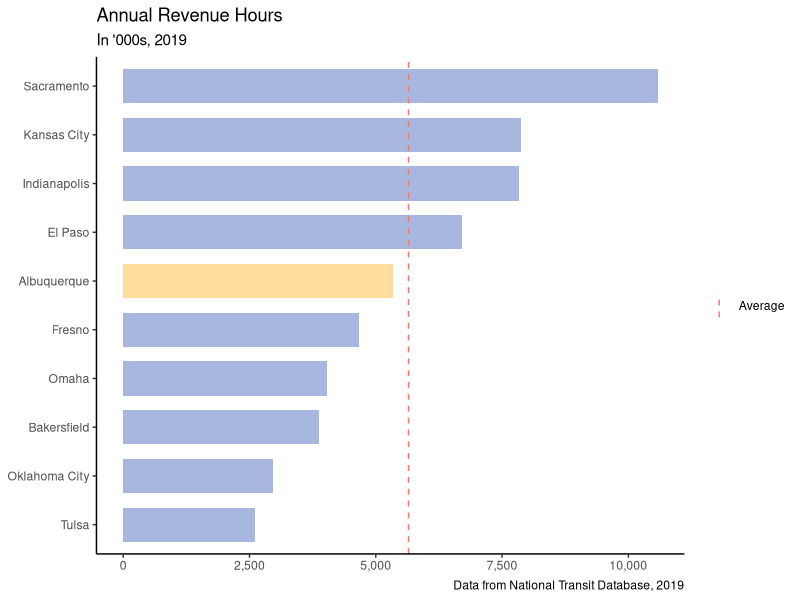
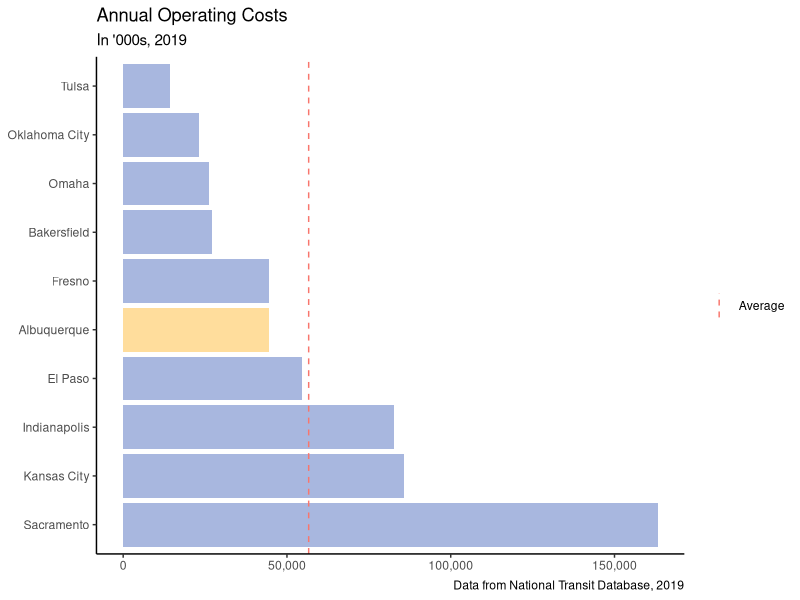
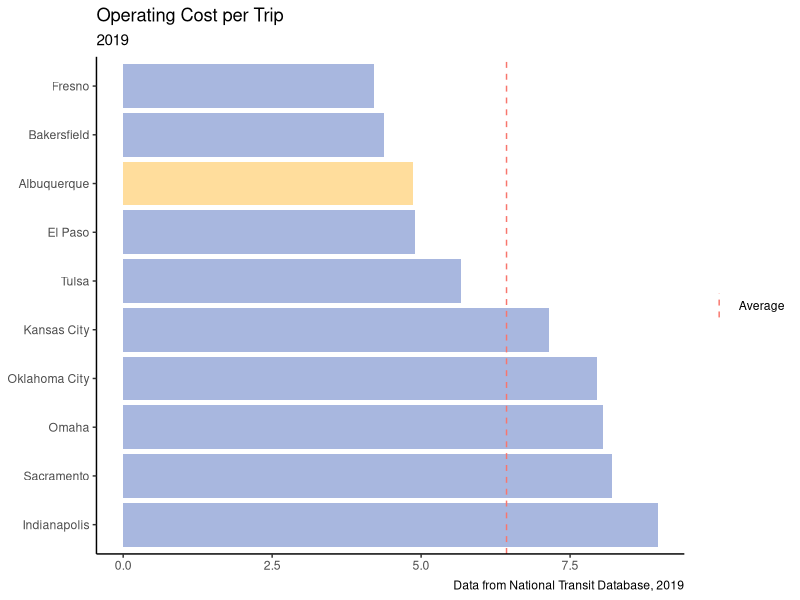
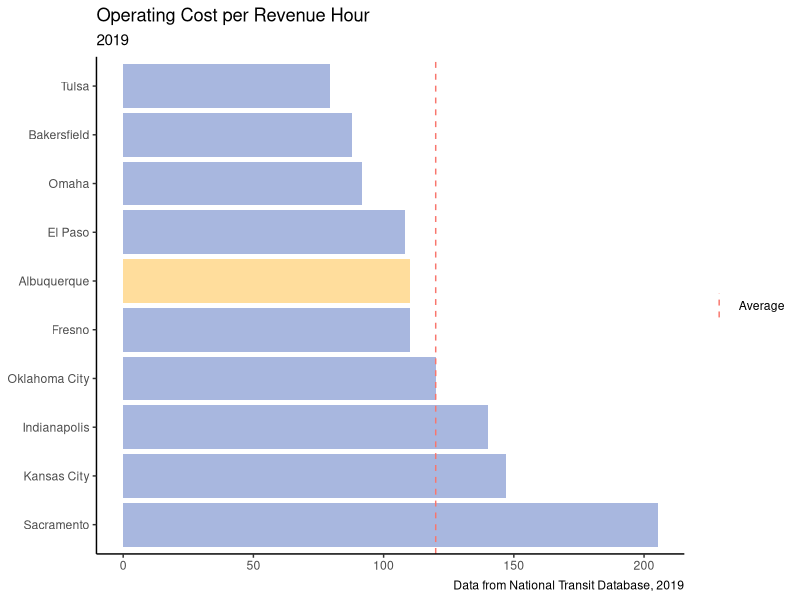
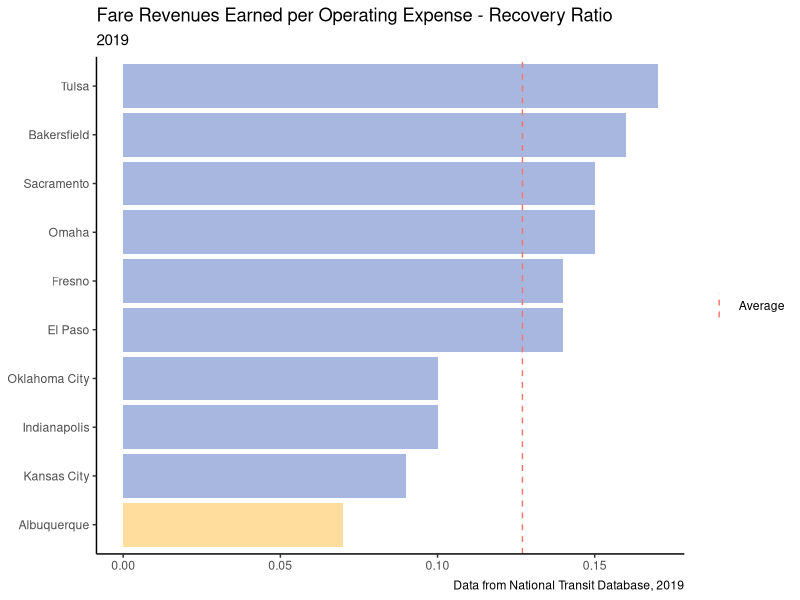
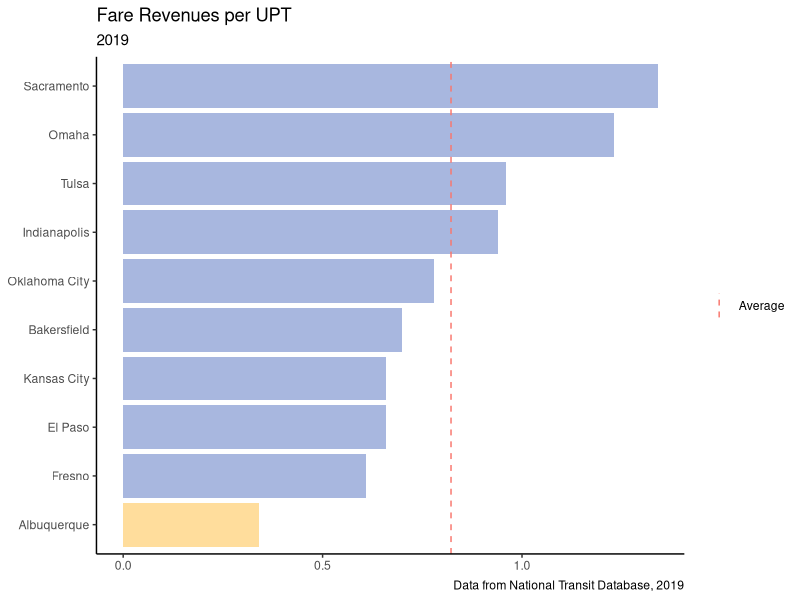
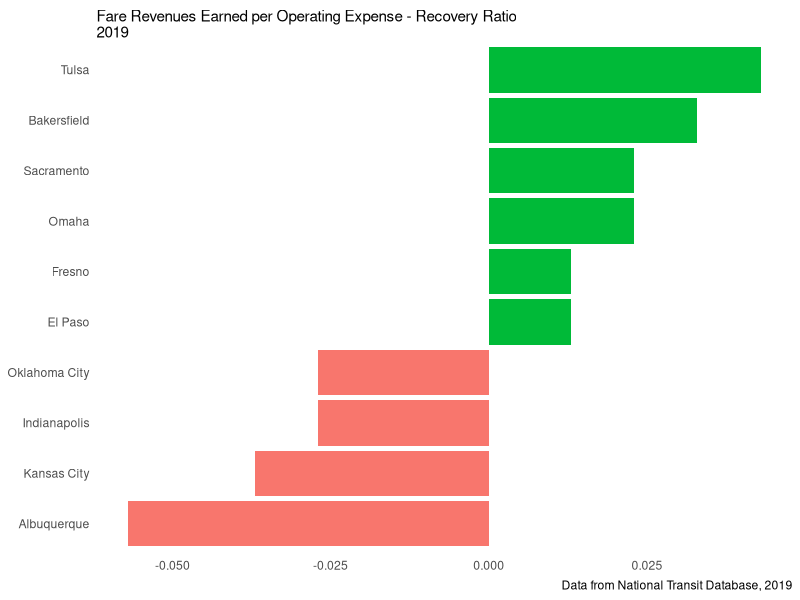
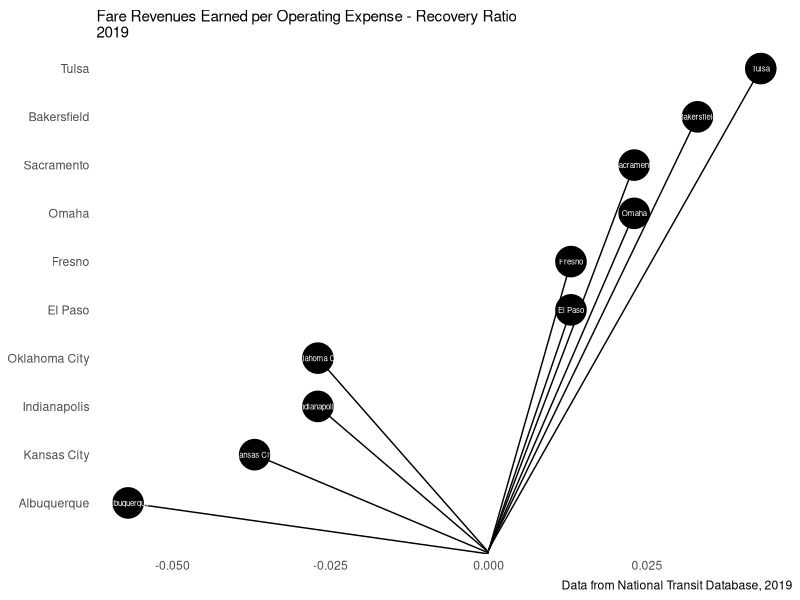

The R script that drew these images, in order:
## ---- chunk 1
knitr::opts_chunk$set(echo = TRUE)
library(tidyverse)
library(readxl)
library(forcats)
library(scales)
library(stringr)
## ---- chunk 2
library(tidyverse) 
library(knitr)
library(viridis)

theme_minimal <- function(base_size = 11, base_family = "",
                          base_line_size = base_size / 22,
                          base_rect_size = base_size / 22) {
  # Starts with theme_bw and remove most parts
  theme_bw(
    base_size = base_size,
    base_family = base_family,
    base_line_size = base_line_size,
    base_rect_size = base_rect_size
  ) %+replace%
    theme(
      axis.ticks        = element_blank(),
      legend.background = element_blank(),
      legend.key        = element_blank(),
      panel.background  = element_blank(),
      panel.border      = element_rect(linetype = "solid", color = "grey", fill = NA),
      strip.background  = element_blank(),
      plot.background   = element_blank(),
      plot.caption = element_text(hjust = 0, vjust = 1),

      complete = TRUE
    )
}

theme_minimal_60 <- function(base_size = 11, base_family = "",
                          base_line_size = base_size / 22,
                          base_rect_size = base_size / 22) {
  # Starts with theme_bw and remove most parts
  theme_bw(
    base_size = base_size,
    base_family = base_family,
    base_line_size = base_line_size,
    base_rect_size = base_rect_size
  ) %+replace%
    theme(
      axis.text.x       = element_text(angle = 60),
      axis.ticks        = element_blank(),
      legend.background = element_blank(),
      legend.key        = element_blank(),
      panel.background  = element_blank(),
      panel.border      = element_blank(),
      panel.grid.major  = element_blank(),
      strip.background  = element_blank(),
      plot.background   = element_blank(),
      complete = TRUE
    )
}


theme_minimal_blank.x <- function(base_size = 11, base_family = "",
                          base_line_size = base_size / 22,
                          base_rect_size = base_size / 22) {
  # Starts with theme_bw and remove most parts
  theme_bw(
    base_size = base_size,
    base_family = base_family,
    base_line_size = base_line_size,
    base_rect_size = base_rect_size
  ) %+replace%
    theme(
      axis.title        = element_blank(),
      axis.ticks.x      = element_blank(),
      legend.background = element_blank(),
      legend.key        = element_blank(),
      plot.title        = element_text(hjust = 0),
      plot.subtitle     = element_text(hjust = 0),
      panel.background  = element_blank(),
      panel.border      = element_blank(),
      panel.grid.major  = element_blank(),
      panel.grid.minor  = element_blank(),
      axis.ticks        = element_blank(),
      strip.background  = element_blank(),
      plot.background   = element_blank(),
      axis.line.x.bottom = element_line(color = "red"),
      complete = TRUE
    )
}


theme_classic_transit <- function(base_size = 11, 
                                  # base_family = "sans",
                          base_line_size = base_size / 22,
                          base_rect_size = base_size / 22) {
  # Starts with theme_bw and remove most parts
  theme_classic(
    base_size = base_size,
    # base_family = base_family,
    base_line_size = base_line_size,
    base_rect_size = base_rect_size
  ) %+replace%
    theme(
      axis.title        = element_blank(),
      # axis.line.y.left  = element_blank(),
      legend.background = element_blank(),
      legend.key        = element_blank(),
      # plot.title        = element_text(hjust = 0),
      # plot.subtitle     = element_text(hjust = 0),
      panel.background  = element_blank(),
      panel.border      = element_blank(),
      panel.grid.major  = element_blank(),
      panel.grid.minor  = element_blank(),
      strip.background  = element_blank(),
      plot.background   = element_blank(),
      complete = TRUE
    )
}


## ---- chunk 3
# Load the raw data.

service_2019 <- read_excel("2019Service.xlsx")
service_2019_df <- service_2019 %>%
  select(
    "NTD ID",
    "Agency Name",
    "Time Period",
    "Mode",
    "TOS",
    "Vehicles/Passenger Cars Operated in Maximum Service",
    "Vehicles/Passenger Cars Available for Maximum Service",
    "Actual Vehicle/Passenger Car Miles",
    "Actual Vehicle/Passenger Car Revenue Miles",
    "Actual Vehicle/Passenger Car Deadhead Miles",
    "Actual Vehicle/Passenger Car Hours",
    "Actual Vehicle/Passenger Car Revenue Hours",
    "Actual Vehicle/Passenger Car Deadhead Hours",
    "Passenger Miles",
  ) %>%
  rename(
    ntd_id = "NTD ID",
    agency_name = "Agency Name",
    time_period = "Time Period",
    mode = "Mode",
    tos = "TOS",
    vechicles_op_max_service = "Vehicles/Passenger Cars Operated in Maximum Service",
    vehicles_avail_max_service = "Vehicles/Passenger Cars Available for Maximum Service",
    actual_vehicle_car_miles = "Actual Vehicle/Passenger Car Miles",
    actual_vehicle_car_revenue_miles = "Actual Vehicle/Passenger Car Revenue Miles",
    actual_vehicle_car_deadhead_miles = "Actual Vehicle/Passenger Car Deadhead Miles",
    actual_vehicle_car_hours = "Actual Vehicle/Passenger Car Hours",
    actual_vehicle_car_revenue_hours = "Actual Vehicle/Passenger Car Revenue Hours",
    actual_vehicle_car_deadhead_hours = "Actual Vehicle/Passenger Car Deadhead Hours",
    passenger_miles = "Passenger Miles",
  ) %>%
  filter(
    time_period == "Annual Total",
    !mode %in% c("CR", "DR", "DT", "FB", "VP"),
    tos == "DO",
    ntd_id %in% c(60019, 60006, 90033, 90032, 
                  90045, 90019, 50050, 80005, 60018,
                  70005, 70035, 60048, 60017, 70002, 
                  90027, 90004)
    ) %>%
  as.data.frame(
  ) %>%
  mutate_at(., 
    "ntd_id", as.numeric
  )

service_2019_df

op_costs_2019 <- read_excel("2019OperatingExpenses.xlsx")

op_costs_2019_df <- op_costs_2019 %>%
  select(
    "NTD ID",
    "Agency Name",
    "Mode",
    "TOS",
    "Operating Expense Type",
    "Total Operating Expenses",
    "ADA Related Expenses"
  ) %>%
  rename(
    ntd_id = "NTD ID",
    agency_name = "Agency Name",
    mode = "Mode",
    tos = "TOS",
    operating_expense_type = "Operating Expense Type",
    total_operating_expenses = "Total Operating Expenses"
  ) %>%
  filter(
      operating_expense_type == "Total",
      !mode %in% c("CR", "DR", "DT", "FB", "VP"),
      tos == "DO",
      ntd_id %in% c(60019, 60006, 90033, 90032, 
                    90045, 90019, 50050, 80005, 60018,
                    70005, 70035, 60048, 60017, 70002, 
                    90027, 90004)
  ) %>%
  as.data.frame(
  ) %>%
  mutate_at(., 
    "ntd_id", as.numeric
  )

op_costs_2019_df

ntd_metrics <- read.csv("NTD_Metrics.csv")
ntd_metrics_df <- ntd_metrics %>%
  select(
    Agency,
    City,
    NTD.ID,
    Agency.VOMS,
    Mode,
    TOS,
    Mode.VOMS,
    Fare.Revenues.per.Unlinked.Passenger.Trip,
    Fare.Revenues.per.Total.Operating.Expense..Recovery.Ratio.,
    Cost.per..Hour,
    Passengers.per.Hour,
    Cost.per.Passenger,
    Cost.per.Passenger.Mile,
    Fare.Revenues.Earned,
    Unlinked.Passenger.Trips,
    Vehicle.Revenue.Hours,
    Vehicle.Revenue.Miles
  ) %>%
  rename(
    agency_name = Agency,
    city = City,
    ntd_id = NTD.ID,
    agency_voms = Agency.VOMS,
    mode = Mode,
    tos = TOS,
    mode_voms = Mode.VOMS,
    fare_revenues_per_unlinked_passenger_trip = Fare.Revenues.per.Unlinked.Passenger.Trip,
    fare_revenues_per_total_operating_expense_recover_ratio = Fare.Revenues.per.Total.Operating.Expense..Recovery.Ratio.,
    cost_per_hour = Cost.per..Hour,
    passengers_per_hour = Passengers.per.Hour,
    cost_per_passenger = Cost.per.Passenger,
    cost_per_passenger_mile = Cost.per.Passenger.Mile,
    fare_revenues_earned = Fare.Revenues.Earned,
    unlinked_passenger_trips = Unlinked.Passenger.Trips,
    vehicle_revenue_hours = Vehicle.Revenue.Hours,
    vehicle_revenue_miles = Vehicle.Revenue.Miles    
  ) %>%
  filter(
      !mode %in% c("CR", "DR", "DT", "FB", "VP"),
      tos == "DO",
      ntd_id %in% c(60019, 60006, 90033, 90032, 
                    90045, 90019, 50050, 80005, 60018,
                    70005, 70035, 60048, 60017, 70002, 
                    90027, 90004)
  ) %>%
  as.data.frame(
  ) %>%
  mutate_at(., 
    c("ntd_id"), as.numeric
  )

ntd_metrics_df

# join dfs

service_costs <- inner_join(service_2019_df, op_costs_2019_df)
service_costs_metrics <- inner_join(service_costs, ntd_metrics_df, by = c("ntd_id", "mode")) %>%
  rename(
    agency_name = agency_name.x,
    tos = tos.x
  ) %>%
  select(
    -agency_name.y,
    tos.y
  )

service_costs_metrics$agency_name <- as.factor(service_costs_metrics$agency_name)
service_costs_metrics

all_service_metrics_fin <- service_costs_metrics %>%
  mutate(
    agency_name = recode_factor(agency_name, 
                                "Indianapolis and Marion County Public Transportation" = "Indianapolis",
                                "City of El Paso" = "El Paso",
                                "Central Oklahoma Transportation and Parking Authority" = "Oklahoma City",
                                "Metropolitan Tulsa Transit Authority" = "Tulsa",
                                "City of Albuquerque" = "Albuquerque",
                                "Transit Authority of Omaha" = "Omaha",
                                "Kansas City Area Transportation Authority" = "Kansas City",
                                "Golden Empire Transit District" = "Bakersfield", 
                                "Sacramento Regional Transit District" = "Sacramento",
                                "City of Fresno" = "Fresno")
  ) %>%
  mutate_all(funs(gsub(",","",.))
  ) %>%
  mutate_at(., c("fare_revenues_per_unlinked_passenger_trip", "cost_per_hour", "cost_per_passenger", "cost_per_passenger_mile", "fare_revenues_earned"), funs(str_remove_all(., "[$]"))
  ) %>%
  mutate_at(., 
    c("ntd_id", "agency_voms", "mode_voms", "fare_revenues_per_total_operating_expense_recover_ratio", 
      "passengers_per_hour", "unlinked_passenger_trips", "vehicle_revenue_hours", "vehicle_revenue_miles",
      "total_operating_expenses", "vechicles_op_max_service", "vehicles_avail_max_service", "actual_vehicle_car_miles",
      "actual_vehicle_car_revenue_miles", "actual_vehicle_car_deadhead_miles", "actual_vehicle_car_hours", "actual_vehicle_car_revenue_hours",
      "actual_vehicle_car_deadhead_hours", "passenger_miles", "fare_revenues_per_unlinked_passenger_trip", "cost_per_hour", "cost_per_passenger", "cost_per_passenger_mile", "fare_revenues_earned"), 
    as.numeric
  ) 


str(all_service_metrics_fin)

    
## ---- chunk 4
#, fig.width = 10
# annual revenue hours
rev_hours <- all_service_metrics_fin %>%
  group_by(
    agency_name
  ) %>%
  summarize(
    total_vehicle_rev_miles = sum(actual_vehicle_car_revenue_miles)/1000
  ) %>%
  mutate(
    agency_name = fct_reorder(agency_name, total_vehicle_rev_miles),
    avg_rev_miles = mean(total_vehicle_rev_miles)
  )
 
avg_rev_miles <- rev_hours$avg_rev_miles
  ggplot(data=rev_hours, aes(x = total_vehicle_rev_miles, y = agency_name, fill=factor(ifelse(agency_name=="Albuquerque","abq","nonabq")))) +
  geom_col(stat="identity", width = 0.70, position = position_dodge(), alpha = 1) +
  scale_fill_manual(name = "agency_name", values=c("#FFDD9C","#A8B7DF")) +
  geom_vline(aes(xintercept = avg_rev_miles, color = "Average"), linetype = "dashed") +
  labs(title = "Annual Revenue Hours",
       subtitle = "In '000s, 2019",
       y = "",
       caption = "Data from National Transit Database, 2019") +
  guides(fill=FALSE) +
  scale_x_continuous(labels = scales::comma) +
  theme_classic_transit() +
  theme(legend.title=element_blank())

## ---- chunk 5
# operating expenses
summ_op_expenses <- all_service_metrics_fin %>%
  group_by(
    agency_name
  ) %>%
  summarize(
    tot_op_expenses = sum(total_operating_expenses)/1000,
    op_expense_per_upt = tot_op_expenses/(sum(unlinked_passenger_trips)/1000),
    op_expense_per_rev_hour = tot_op_expenses/(sum(vehicle_revenue_hours)/1000)
  ) %>%
  mutate(
    avg_op_expenses = mean(tot_op_expenses),
    avg_op_expense_per_upt = mean(op_expense_per_upt),
    avg_op_expense_per_rev_hour = mean(op_expense_per_rev_hour)
  )

op_expenses <- summ_op_expenses %>%
  mutate(
    agency_name = fct_reorder(agency_name, tot_op_expenses, .desc = TRUE)
  )

op_expenses_per_upt <- summ_op_expenses %>%
  mutate(
    agency_name = fct_reorder(agency_name, op_expense_per_upt, .desc = TRUE)
  )

op_expenses_per_rev_hour <- summ_op_expenses %>%
  mutate(
    agency_name = fct_reorder(agency_name, op_expense_per_rev_hour, .desc = TRUE)
  )
 
avg_op_expenses <- summ_op_expenses$avg_op_expenses
avg_op_expense_per_upt <- summ_op_expenses$avg_op_expense_per_upt
avg_op_expense_per_rev_hour <- summ_op_expenses$avg_op_expense_per_rev_hour


ggplot(data=op_expenses, aes(x = tot_op_expenses, y = agency_name, fill=factor(ifelse(agency_name=="Albuquerque","abq","nonabq")))) +
  geom_col(stat="identity", position = position_dodge(), alpha = 1) +
  scale_fill_manual(name = "agency_name", values=c("#FFDD9C","#A8B7DF")) +
  geom_vline(aes(xintercept = avg_op_expenses, color = "Average"), linetype="dashed") +
  labs(title = "Annual Operating Costs",
       subtitle = "In '000s, 2019",
       y = "",
       caption = "Data from National Transit Database, 2019") +
  guides(fill=FALSE) +
  scale_x_continuous(labels = scales::comma) +
  theme_classic_transit() +
  theme(legend.title=element_blank())
  
  
ggplot(data=op_expenses_per_upt, aes(x = op_expense_per_upt, y = agency_name, fill=factor(ifelse(agency_name=="Albuquerque","abq","nonabq")))) +
  geom_col(stat="identity", position = position_dodge(), alpha = 1) +
  scale_fill_manual(name = "agency_name", values=c("#FFDD9C","#A8B7DF")) +
  geom_vline(aes(xintercept = avg_op_expense_per_upt, color = "Average"), linetype="dashed") +
  labs(title = "Operating Cost per Trip",
       subtitle = "2019",
       y = "",
       caption = "Data from National Transit Database, 2019") +
  guides(fill=FALSE) +
  scale_x_continuous(labels = scales::comma) +
  theme_classic_transit() +
  theme(legend.title=element_blank())


ggplot(data=op_expenses_per_rev_hour, aes(x = op_expense_per_rev_hour, y = agency_name, fill=factor(ifelse(agency_name=="Albuquerque","abq","nonabq")))) +
  geom_col(stat="identity", position = position_dodge(), alpha = 1) +
  scale_fill_manual(name = "agency_name", values=c("#FFDD9C","#A8B7DF")) +
  geom_vline(aes(xintercept = avg_op_expense_per_rev_hour, color = "Average"), linetype="dashed") +
  labs(title = "Operating Cost per Revenue Hour",
       subtitle = "2019",
       y = "",
       caption = "Data from National Transit Database, 2019") +  guides(fill=FALSE) +
  scale_x_continuous(labels = scales::comma) +
  theme_classic_transit() +
  theme(legend.title=element_blank())


# 
  
## ---- chunk 6
# Revenues earned 

summ_revs_earned <- all_service_metrics_fin %>%
  filter(
    mode == "MB"
  ) %>%
  select(
    agency_name,
    fare_revenues_per_total_operating_expense_recover_ratio,
    fare_revenues_per_unlinked_passenger_trip
  ) %>%
  mutate(
    avg_fare_revenues_per_total_operating_expense_recover_ratio = mean(fare_revenues_per_total_operating_expense_recover_ratio),
    avg_fare_revenues_per_unlinked_passenger_trip = mean(fare_revenues_per_unlinked_passenger_trip),
  )

recov_ratio <- summ_revs_earned %>%
  mutate(
    agency_name = fct_reorder(agency_name, fare_revenues_per_total_operating_expense_recover_ratio)
  )

fare_revs_upt <- summ_revs_earned %>%
  mutate(
    agency_name = fct_reorder(agency_name, fare_revenues_per_unlinked_passenger_trip)
  )

avg_fare_revenues_per_total_operating_expense_recover_ratio <- summ_revs_earned$avg_fare_revenues_per_total_operating_expense_recover_ratio

avg_fare_revenues_per_unlinked_passenger_trip <- summ_revs_earned$avg_fare_revenues_per_unlinked_passenger_trip

ggplot(data=recov_ratio, aes(x = fare_revenues_per_total_operating_expense_recover_ratio, y = agency_name, fill=factor(ifelse(agency_name=="Albuquerque","abq","nonabq")))) +
  geom_col(stat="identity", position = position_dodge(), alpha = 1) +
  scale_fill_manual(name = "agency_name", values=c("#FFDD9C","#A8B7DF")) +
  geom_vline(aes(xintercept = avg_fare_revenues_per_total_operating_expense_recover_ratio, color = "Average"), linetype="dashed") +
  labs(title = "Fare Revenues Earned per Operating Expense - Recovery Ratio",
       subtitle = "2019",
       y = "",
       caption = "Data from National Transit Database, 2019") +
  guides(fill=FALSE) +
  scale_x_continuous(labels = scales::comma) +
  theme_classic_transit() +
  theme(legend.title=element_blank())


ggplot(data=fare_revs_upt, aes(x = fare_revenues_per_unlinked_passenger_trip, y = agency_name, fill=factor(ifelse(agency_name=="Albuquerque","abq","nonabq")))) +
  geom_col(stat="identity", position = position_dodge(), alpha = 1) +
  scale_fill_manual(name = "agency_name", values=c("#FFDD9C","#A8B7DF")) +
  geom_vline(aes(xintercept = avg_fare_revenues_per_unlinked_passenger_trip, color = "Average"), linetype="dashed") +
  labs(title = "Fare Revenues per UPT",
       subtitle = "2019",
       y = "",
       caption = "Data from National Transit Database, 2019") +
  guides(fill=FALSE) +
  scale_x_continuous(labels = scales::comma) +
  theme_classic_transit() +
  theme(legend.title=element_blank())

## ---- chunk 7
summ_revs_earned <- all_service_metrics_fin %>%
  filter(
    mode == "MB"
  ) %>%
  select(
    agency_name,
    fare_revenues_per_total_operating_expense_recover_ratio,
    fare_revenues_per_unlinked_passenger_trip
  ) %>%
  mutate(
    avg_fare_revenues_per_total_operating_expense_recover_ratio = mean(fare_revenues_per_total_operating_expense_recover_ratio),
    avg_fare_revenues_per_unlinked_passenger_trip = mean(fare_revenues_per_unlinked_passenger_trip),
  )

avg_fare_revenues_per_total_operating_expense_recover_ratio <- summ_revs_earned$avg_fare_revenues_per_total_operating_expense_recover_ratio
avg_fare_revenues_per_total_operating_expense_recover_ratio
avg_fare_revenues_per_unlinked_passenger_trip <- summ_revs_earned$avg_fare_revenues_per_unlinked_passenger_trip

recov_ratio <- summ_revs_earned %>%
  mutate(
    agency_name = fct_reorder(agency_name, fare_revenues_per_total_operating_expense_recover_ratio)
  )

fare_revs_upt <- summ_revs_earned %>%
  mutate(
    fare_per_upt_diffs = fare_revenues_per_total_operating_expense_recover_ratio - avg_fare_revenues_per_total_operating_expense_recover_ratio,
    is_diff_negative = ifelse(fare_per_upt_diffs < 0, "Below Average", "Above Average"),
    agency_name = fct_reorder(agency_name, fare_per_upt_diffs)
  ) 

fare_revs_upt

ggplot(data=fare_revs_upt, aes(x = fare_per_upt_diffs, y = agency_name, fill = is_diff_negative)) +
  geom_col(stat="identity", position = position_dodge(), alpha = 1) +
  scale_fill_manual(name="fare_per_upt_diffs", 
                    labels = c("Above Average", "Below Average"), 
                    values = c("#00ba38", "#f8766d")) +
  labs(title = "Fare Revenues Earned per Operating Expense - Recovery Ratio",
       subtitle = "2019",
       y = "",
       caption = "Data from National Transit Database, 2019") +
  theme_minimal_blank.x() +
  guides(fill=FALSE) +
  scale_x_continuous(labels = scales::comma)


ggplot(data=fare_revs_upt, aes(x = fare_per_upt_diffs, y = agency_name, label = agency_name)) +
  geom_point(stat='identity', fill = "black", size=10) +
  geom_segment(aes(y = fare_per_upt_diffs, 
                   x = 0, 
                   yend = agency_name, 
                   xend = fare_per_upt_diffs), 
                   color = "black") +
  geom_text(color = "white", size = 2) +
  labs(title = "Fare Revenues Earned per Operating Expense - Recovery Ratio",
       subtitle = "2019",
       y = "",
       caption = "Data from National Transit Database, 2019") +
  theme_minimal_blank.x() +
  guides(fill=FALSE) +
  scale_x_continuous(labels = scales::comma) +
  theme(legend.title=element_blank())






## ---- chunk 8
# operating cost per revenue hour
op_expenses <- all_service_metrics_fin %>%
  group_by(
    agency_name
  ) %>%
  summarize(
    tot_op_expenses = sum(total_operating_expenses)/1000
  ) %>%
  mutate(
    agency_name = fct_reorder(agency_name, tot_op_expenses, .desc = TRUE),
    avg_op_expenses = mean(tot_op_expenses)
  )
op_expenses 
avg_op_expenses <- op_expenses$avg_op_expenses

  ggplot(data=op_expenses, aes(x = tot_op_expenses, y = agency_name, fill=factor(ifelse(agency_name=="Albuquerque","abq","nonabq")))) +
  geom_col(stat="identity", position = position_dodge(), alpha = 1) +
  scale_fill_manual(name = "agency_name", values=c("#FFDD9C","#A8B7DF")) +
  geom_vline(xintercept = avg_op_expenses, linetype="dashed", color = "#DD934E") +
  labs(title = "Annual Operating Costs",
       subtitle = "In '000s, 2019",
       y = "",
       caption = "Data from National Transit Database, 2019") +
  theme_minimal_blank.x() +
  guides(fill=FALSE) +
  scale_x_continuous(labels = scales::comma)

